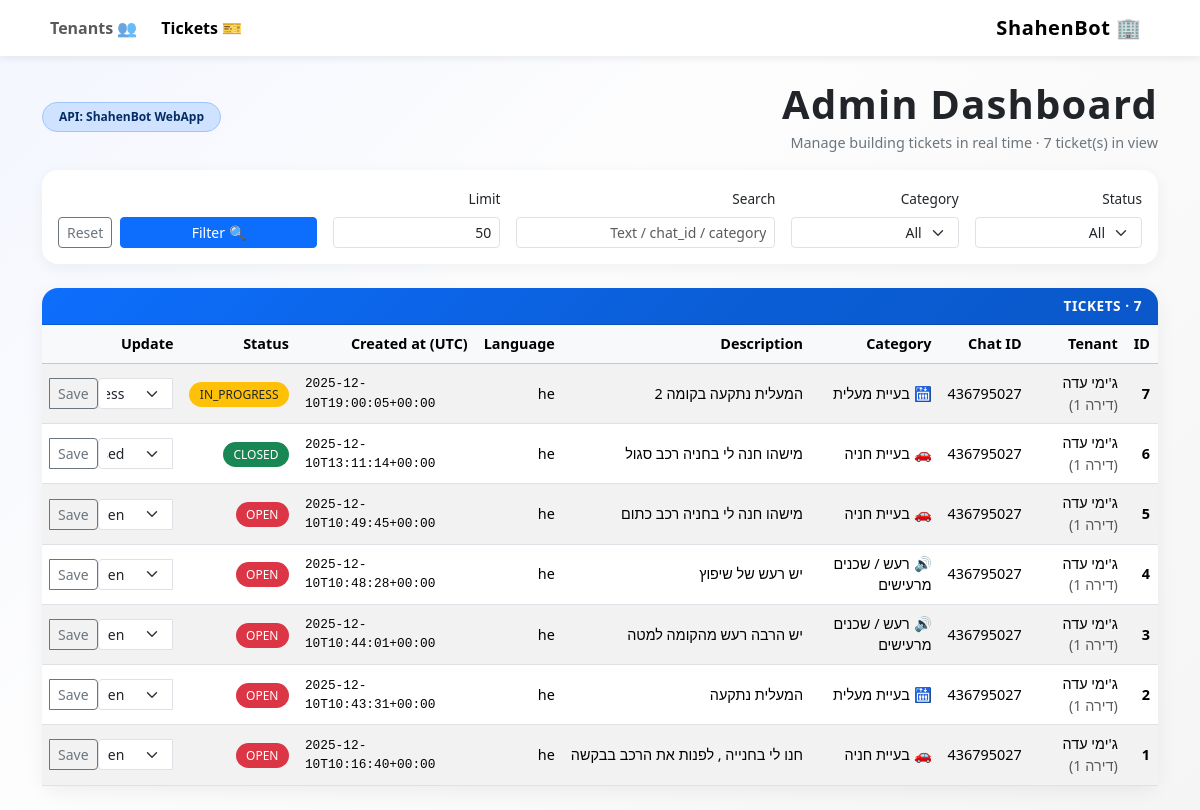
/admin, run on an earlier commit of the app's database.
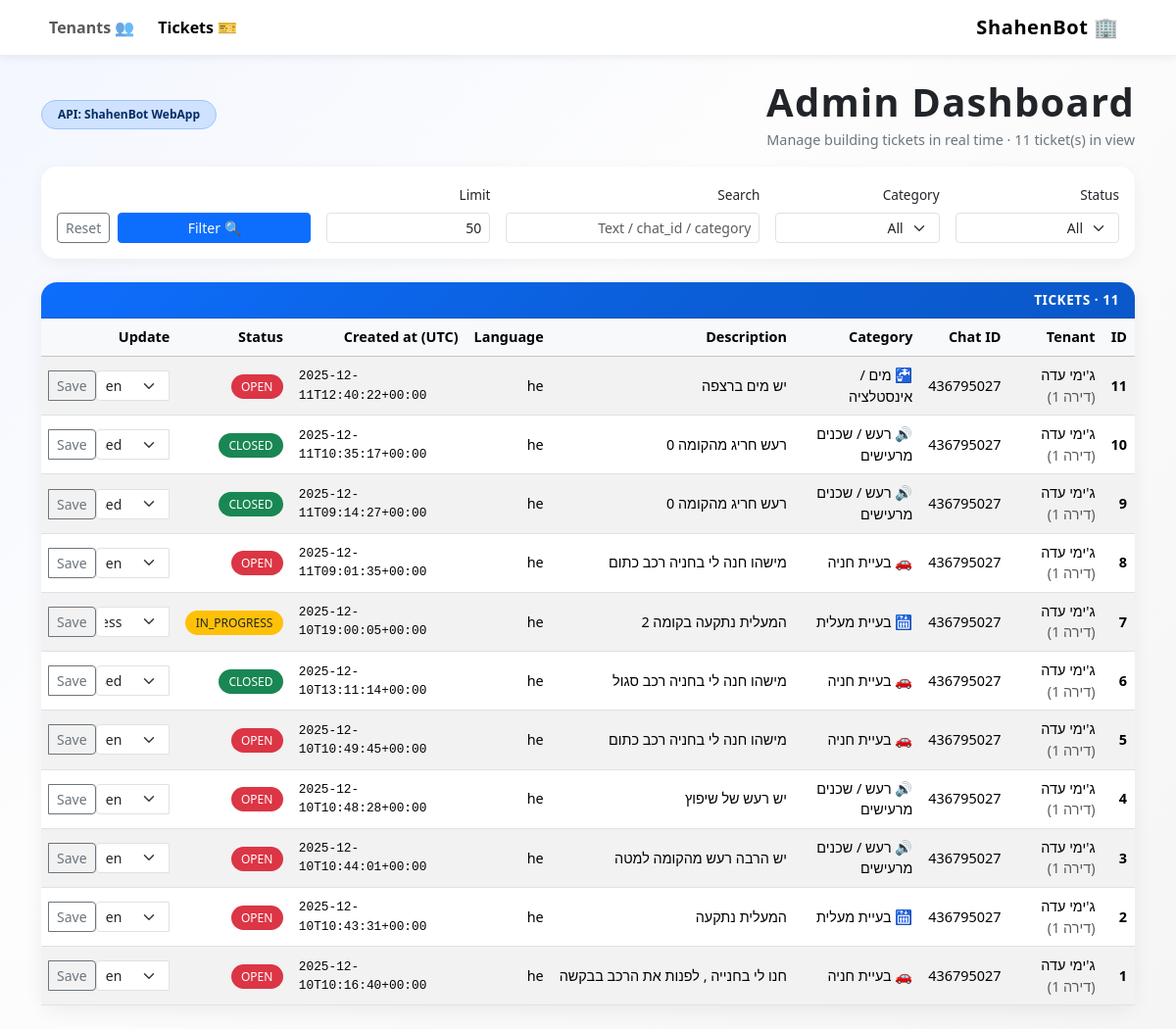
And on a later commit of the database.
### tables this page shows
CREATE TABLE tickets (
            id INTEGER PRIMARY KEY AUTOINCREMENT,
            chat_id INTEGER NOT NULL,
            category TEXT NOT NULL,
            description TEXT NOT NULL,
            language TEXT NOT NULL,
            status TEXT NOT NULL,
            created_at TEXT NOT NULL
        , tenant_id INTEGER, image_url TEXT);

CREATE TABLE tenants (
            id INTEGER PRIMARY KEY AUTOINCREMENT,
            name TEXT NOT NULL,
            apartment TEXT,
            tenant_type TEXT,          -- 'owner' / 'rent'
            email TEXT,
            payment_type TEXT,         -- 'monthly' / 'standing_order' / etc.
            next_payment_date TEXT,    -- ISO date string 'YYYY-MM-DD'
            parking_slots INTEGER,
            chat_id INTEGER            -- Telegram chat id (optional)
        );

### app.py (the view)
@app.get("/admin")
def admin_dashboard():
    status = request.args.get("status", "all")
    category = request.args.get("category", "all")
    search = request.args.get("search", "").strip()
    try:
        limit = int(request.args.get("limit", 50))
    except ValueError:
        limit = 50
    tickets = get_tickets_db(
        limit=limit,
        status=status,
        category=category,
        search=search,
    )
    print(tickets, len(tickets))
    status_options = [
        ("all", "All"),
        ("open", "Open"),
        ("in_progress", "In progress"),
        ("closed", "Closed"),
    ]
    category_options = [
        ("all", "All"),
        ("חניה", "חניה"),
        ("מעלית", "מעלית"),
        ("מים", "מים/ביוב"),
        ("רעש", "רעש"),
    ]
    return render_template(
        "admin.html",
        tickets=tickets,
        status=status,
        category=category,
        search=search,
        limit=limit,
        status_options=status_options,
        category_options=category_options,
    )

### shahenbot_db.py (called while the page is built)
def get_connection():
    return sqlite3.connect(DB_PATH)

### templates/admin.html (shortened to what this page needs)
<!doctype html>
<html lang="en" dir="rtl">
<head>
    <link
        href="https://cdn.jsdelivr.net/npm/bootstrap@5.3.3/dist/css/bootstrap.min.css"
        rel="stylesheet"
    >
</head>
<body class="pb-4">
<nav class="navbar navbar-expand-lg bg-white mb-4">
    <div class="container">
        <a class="navbar-brand" href="{{ url_for('admin_dashboard') }}">
            🏢 ShahenBot
        </a>
        <div class="collapse navbar-collapse justify-content-end" id="navbarNav">
            <ul class="navbar-nav gap-2">
                <li class="nav-item">
                    <a class="nav-link active fw-semibold" aria-current="page"
                       href="{{ url_for('admin_dashboard') }}">
                        🎫 Tickets
                    </a>
                </li>
                <li class="nav-item">
                    <a class="nav-link fw-semibold"
                       href="{{ url_for('admin_tenants') }}">
                        👥 Tenants
                    </a>
                </li>
            </ul>
        </div>
    </div>
</nav>
<div class="container">
    <div class="d-flex flex-column flex-md-row align-items-md-center justify-content-between mb-3">
        <div>
            <h1 class="page-title mb-1">Admin Dashboard</h1>
            <div class="page-subtitle">
                Manage building tickets in real time · {{ tickets|length }} ticket(s) in view
            </div>
        </div>
        <div class="mt-3 mt-md-0">
            <span class="badge bg-primary-subtle text-primary-emphasis border border-primary-subtle badge-pill px-3 py-2">
                API: ShahenBot WebApp
            </span>
        </div>
    </div>
    <div class="card filter-card mb-4">
        <div class="card-body">
            <form class="row g-3 align-items-end" method="get" action="{{ url_for('admin_dashboard') }}">
                <div class="col-md-2">
                    <label class="form-label filter-label">Status</label>
                    <select class="form-select form-select-sm" name="status">
                        {% for value, label in status_options %}
                            <option value="{{ value }}"
                                {% if value == status %}selected{% endif %}>
                                {{ label }}
                            </option>
                        {% endfor %}
                    </select>
                </div>
                <div class="col-md-2">
                    <label class="form-label filter-label">Category</label>
                    <select class="form-select form-select-sm" name="category">
                        {% for value, label in category_options %}
                            <option value="{{ value }}"
                                {% if value == category %}selected{% endif %}>
                                {{ label }}
                            </option>
                        {% endfor %}
                    </select>
                </div>
                <div class="col-md-3">
                    <label class="form-label filter-label">Search</label>
                    <input type="text" class="form-control form-control-sm" name="search"
                           placeholder="Text / chat_id / category"
                           value="{{ search }}">
                </div>
                <div class="col-md-2">
                    <label class="form-label filter-label">Limit</label>
                    <input type="number" class="form-control form-control-sm" name="limit"
                           value="{{ limit }}" min="1" max="500">
                </div>
                <div class="col-md-3 d-flex gap-2">
                    <button type="submit" class="btn btn-primary btn-sm flex-grow-1">
                        🔍 Filter
                    </button>
                    <a href="{{ url_for('admin_dashboard') }}" class="btn btn-outline-secondary btn-sm">
                        Reset
                    </a>
                </div>
            </form>
        </div>
    </div>
    <div class="card">
        <div class="card-header">
            Tickets · {{ tickets|length }}
        </div>
        <div class="card-body p-0">
            <div class="table-responsive">
                <table class="table table-striped table-hover align-middle mb-0 ticket-table">
                    <thead class="table-light">
                    <tr>
                        <th>ID</th>
                        <th>Tenant</th>
                        <th>Chat ID</th>
                        <th>Category</th>
                        <th>Description</th>
                        <th>Language</th>
                        <th>Created at (UTC)</th>
                        <th>Status</th>
                        <th>Update</th>
                    </tr>
                    </thead>
                    <tbody>
                    {% if tickets %}
                        {% for t in tickets %}
                            <tr>
                                <td class="fw-semibold">{{ t.id }}</td>
                                <td>
                                    {% if t.tenant_name %}
                                        {{ t.tenant_name }}
                                        {% if t.tenant_apartment %}
                                            <span class="text-muted"> (דירה {{ t.tenant_apartment }})</span>
                                        {% endif %}
                                    {% else %}
                                        <span class="text-muted">—</span>
                                    {% endif %}
                                </td>
                                <td>{{ t.chat_id }}</td>
                                <td>{{ t.category }}</td>
                                <td class="truncate" title="{{ t.description }}">
                                    {{ t.description }}
                                </td>
                                <td>{{ t.language }}</td>
                                <td style="direction: ltr; font-family: monospace; font-size: 0.8rem;">
                                    {{ t.created_at }}
                                </td>
                                <td>
                                    <span class="status-badge
                                        {% if t.status == 'open' %}status-open{% endif %}
                                        {% if t.status == 'in_progress' %}status-in_progress{% endif %}
                                        {% if t.status == 'closed' %}status-closed{% endif %}
                                    ">
                                        {{ t.status }}
                                    </span>
                                </td>
                                <td>
                                    <form method="post"
                                          action="{{ url_for('admin_update_status', ticket_id=t.id) }}">
                                        <div class="input-group input-group-sm">
                                            <select class="form-select form-select-sm" name="status">
                                                <option value="open"
                                                    {% if t.status == 'open' %}selected{% endif %}>
                                                    open
                                                </option>
                                                <option value="in_progress"
                                                    {% if t.status == 'in_progress' %}selected{% endif %}>
                                                    in_progress
                                                </option>
                                                <option value="closed"
                                                    {% if t.status == 'closed' %}selected{% endif %}>
                                                    closed
                                                </option>
                                            </select>
                                            <button class="btn btn-outline-secondary btn-sm" type="submit">
                                                Save
                                            </button>
                                        </div>
                                    </form>
                                </td>
                            </tr>
                        {% endfor %}
                    {% else %}
                        <tr>
                            <td colspan="8" class="text-center py-3 text-muted">
                                No tickets found.
                            </td>
                        </tr>
                    {% endif %}
                    </tbody>
                </table>
            </div>
        </div>
    </div>
</div>
</body>
</html>

### templates/admin.html (style rules this page uses)
body { background: linear-gradient(135deg, #f3f6ff 0%, #fdfdfd 40%, #f5f5f5 100%); min-height: 100vh; }
.navbar-brand { font-weight: 700; letter-spacing: 0.03em; }
.navbar { box-shadow: 0 2px 8px rgba(15, 23, 42, 0.08); }
.page-title { font-weight: 700; letter-spacing: 0.03em; }
.page-subtitle { color: #6c757d; font-size: 0.9rem; }
.ticket-table { font-size: 0.9rem; }
.status-open { color: #fff; background-color: #dc3545; }
.status-in_progress { color: #212529; background-color: #ffc107; }
.status-closed { color: #fff; background-color: #198754; }
.status-badge { padding: 0.25rem 0.65rem; border-radius: 999px; font-size: 0.75rem; text-transform: uppercase; }
.truncate { max-width: 320px; white-space: nowrap; overflow: hidden; text-overflow: ellipsis; }
.card { border-radius: 1rem; box-shadow: 0 6px 20px rgba(15, 23, 42, 0.06); border: none; }
.card-header { border-radius: 1rem 1rem 0 0 !important; background: linear-gradient(135deg, #0d6efd 0%, #0b5ed7 60%, #0a58ca 100%); color: #fff; font-weight: 600; letter-spacing: 0.04em; text-transform: uppercase; font-size: 0.85rem; }
.filter-card { border-radius: 1rem; box-shadow: 0 4px 16px rgba(15, 23, 42, 0.05); border: none; }
.filter-label { font-weight: 500; font-size: 0.85rem; }
.badge-pill { border-radius: 999px; }

What changed in the data, as far as the page shows it:
added tickets: id "11", tenant_name "ג'ימי עדה", tenant_apartment "1", chat_id "436795027", category "🚰 מים / אינסטלציה", description "יש מים ברצפה", language "he", created_at "2025-12-11T12:40:22+00:00", status "OPEN", status "open"
added tickets: id "10", tenant_name "ג'ימי עדה", tenant_apartment "1", chat_id "436795027", category "🔊 רעש / שכנים מרעישים", description "רעש חריג מהקומה 0", language "he", created_at "2025-12-11T10:35:17+00:00", status "CLOSED", status "closed"
added tickets: id "9", tenant_name "ג'ימי עדה", tenant_apartment "1", chat_id "436795027", category "🔊 רעש / שכנים מרעישים", description "רעש חריג מהקומה 0", language "he", created_at "2025-12-11T09:14:27+00:00", status "CLOSED", status "closed"
added tickets: id "8", tenant_name "ג'ימי עדה", tenant_apartment "1", chat_id "436795027", category "🚗 בעיית חניה", description "מישהו חנה לי בחניה רכב כתום", language "he", created_at "2025-12-11T09:01:35+00:00", status "OPEN", status "open"
Also different on the page:
{{ tickets|length }}: "7" → "11"
